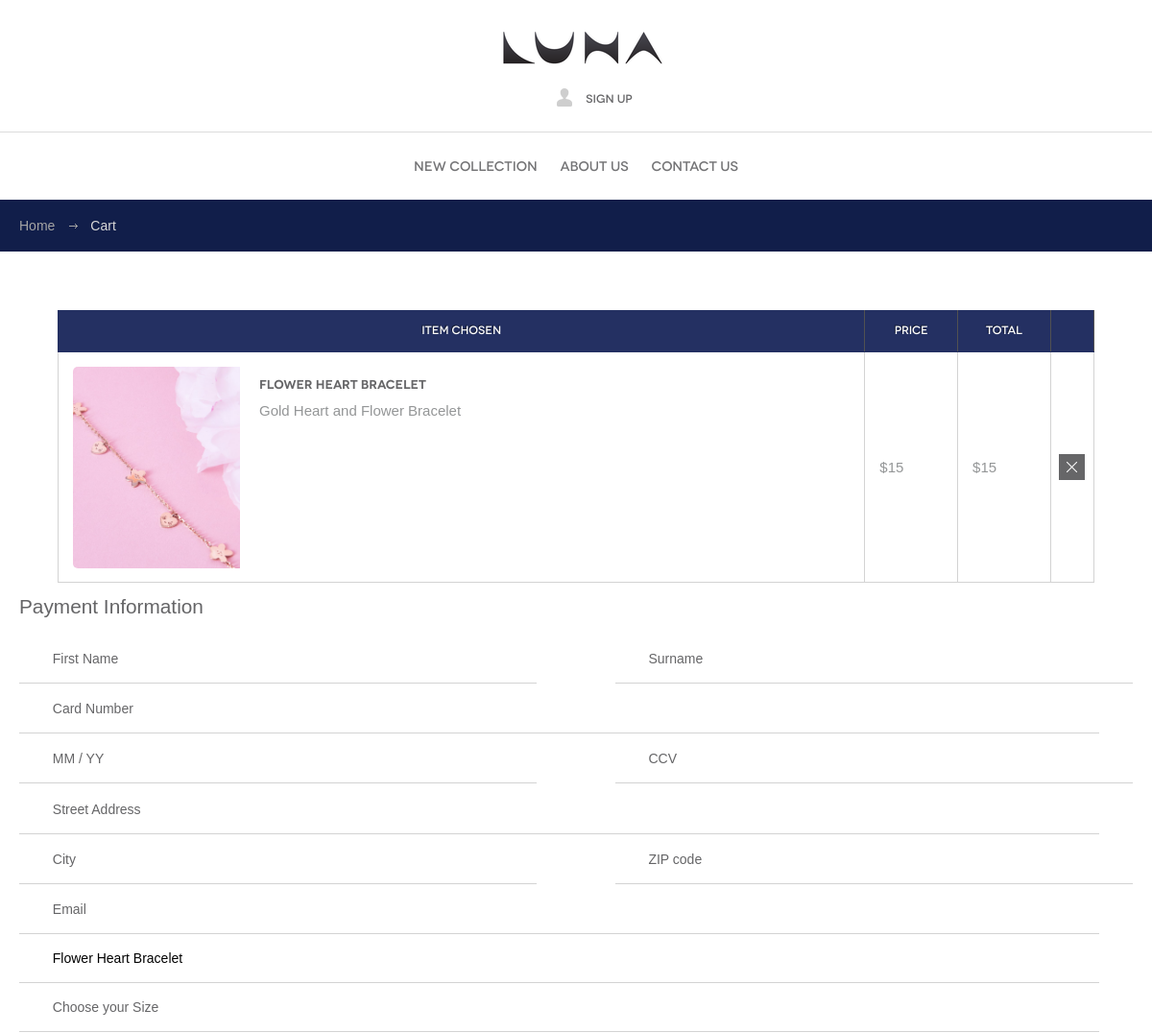
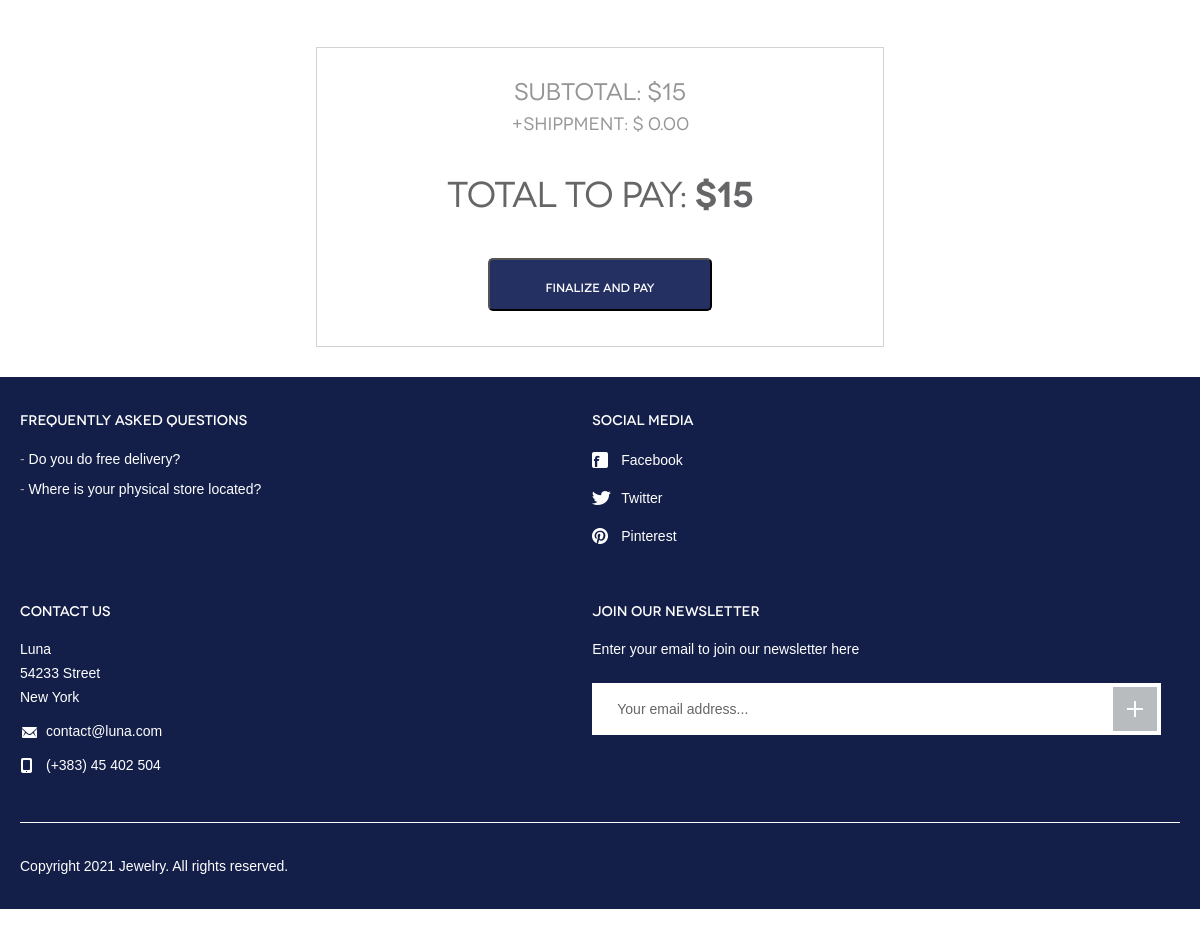
Page /view/cart.php?product=3 on the committed database (2 pictures, top to bottom).
### tables this page shows
CREATE TABLE `products` (
  `ID` int(11) NOT NULL,
  `ProductName` varchar(50) NOT NULL,
  `ProductText` varchar(50) NOT NULL,
  `Price` varchar(50) NOT NULL
);

### repository/productsRepo.php (called while the page is built, shortened)
<?php
	class productsRepo{
		private $connection;
		function __construct(){
			$connect = new DatabaseConnection;
			$this->connection = $connect->startConnection();
		}
	    function getProductById($id){
	        $connect = $this->connection;
	        $sql = "SELECT * FROM products WHERE ID='$id'";
	        $statement = $connect->query($sql);
	        $product = $statement->fetch();
	        return $product;
	    }
	}
?>

### view/cart.php (the view, shortened to what this page needs)
<!DOCTYPE html>
 <html lang="en">
<head>
	<link rel="stylesheet" media="all" href="../CSS/style.css">
    <link href="../CSS/paymentform.css" rel="stylesheet">
</head>
<body>
	<header id="header">
		<div class="container">
		<?php
        	include_once '../repository/productsRepo.php';
			$productsRepository = new productsRepo();
			if (isset($_GET['product'])) {
			$product = $productsRepository->getProductById($_GET['product']);
			} else {
			}
		?>
			<a href="../index.php" id="logo" title="Luna">Luna</a>
			<div class="right-links">
				<ul>
					<li><a href="login-register.php"><span class="ico-account"></span>Sign Up</a></li>
				</ul>
			</div>
		</div>
	</header>
	<nav id="menu">
		<div class="container">
			<ul>
				<li><a href="products.php">New collection</a></li>
				<li><a href="team.php">About Us</a></li>
				<li><a href="Contactus.php">Contact Us</a></li>
			</ul>
		</div>
	</nav>
	<div id="breadcrumbs">
		<div class="container">
			<ul>
				<li><a href="#">Home</a></li>
				<li>Cart</li>
			</ul>
		</div>
	</div>
	<div id="body">
	<div id="content" class="full">
				<div class="cart-table">
					<table style="width:90%;margin-left:60px">
						<tr>
							<th class="items">Item Chosen</th>
							<th class="price">Price</th>
							<th class="total">Total</th>
							<th class="delete"></th>
						</tr>
						<tr>
							<td class="items">
								<div class="image">
									<img src="../Project/<?=$product['ID']?>.jpg" class="product-images" alt="">
								</div>
								<h3><a href="#"><?=$product['ProductName']?></a></h3>
								<p><?=$product['ProductText']?></p>
							</td>
							<td class="price">$<?=$product['Price']?></td>
							<td class="total">$<?=$product['Price']?></td>
							<td class="delete"><a href="products.php" class="ico-del"></a></td>
						</tr>
					</table>
				</div>
			</div>
		<div class="container">
		<form action="<?php echo $_SERVER['PHP_SELF'] ?>" method="post">
    		<div class="form-container">
        	<h1>Payment Information</h1>
          <input id="column-left" type="text" name="Name" placeholder="First Name"/>
          <input id="column-right" type="text" name="Surname" placeholder="Surname"/>
          <input id="input-field" type="text" name="CardNo" placeholder="Card Number"/>
          <input id="column-left" type="text" name="Expiry" placeholder="MM / YY"/>
          <input id="column-right" type="text" name="CCV" placeholder="CCV"/>
          <input id="input-field" type="text" name="Address" required="required" autocomplete="on" maxlength="45" placeholder="Street Address"/>
          <input id="column-left" type="text" name="City" required="required" autocomplete="on" maxlength="20" placeholder="City"/>
          <input id="column-right" type="text" name="ZipCode" required="required" autocomplete="on" pattern="[0-9]*" maxlength="5" placeholder="ZIP code"/>
          <input id="input-field" type="email" name="Email" required="required" autocomplete="on" maxlength="40" placeholder="Email"/>
          <input type="text" id="clothes" name="Product" placeholder="Choose your Product" required="required" value="<?=$product['ProductName']?>" />
                <input list="Size" type="text" id="clothes" name="Size" placeholder="Choose your Size" required="required" />
			<div class="total-count">
					<h4>Subtotal: $<?=$product['Price']?></h4>
					<p>+shippment: $	0.00</p>
					<h3>Total to pay: <strong>$<?=$product['Price']?></strong></h3>
					<button id="input-button" type="submit" name="paymentButton" value="Submit" class="btn-grey">Finalize and pay</button>
				</div>
		</form>
		</div>
	</div>
	<footer id="footer">
		<div class="container">
			<div class="cols">
				<div class="col">
					<h3>Frequently Asked Questions</h3>
					<ul>
						<li><a href="#">Do you do free delivery? </a></li>
						<li><a href="#">Where is your physical store located?</a></li>
					</ul>
				</div>
				<div class="col media">
					<h3>Social media</h3>
					<ul class="social">
						<li><a href="#"><span class="ico ico-fb"></span>Facebook</a></li>
						<li><a href="#"><span class="ico ico-tw"></span>Twitter</a></li>
						<li><a href="#"><span class="ico ico-pi"></span>Pinterest</a></li>
					</ul>
				</div>
				<div class="col contact">
					<h3>Contact us</h3>
					<p>Luna<br>54233 Street<br>New York</p>
					<p><span class="ico ico-em"></span><a href="#">contact@luna.com</a></p>
					<p><span class="ico ico-ph"></span>(+383) 45 402 504</p>
				</div>
				<div class="col newsletter">
					<h3>Join our newsletter</h3>
					<p>Enter your email to join our newsletter here</p>
					<form action="#">
						<input type="text" placeholder="Your email address...">
						<button type="submit"></button>
					</form>
				</div>
			</div>
			<p class="copy">Copyright 2021 Jewelry. All rights reserved.</p>
		</div>
	</footer>
</body>
</html>

### css/paymentform.css (style rules this page uses)
h1 { font-size: 1.3em; font-family: 'Orbitron', sans-serif; }
input { margin: 1px 0; padding-left: 3%; font-size: 14px; font-family:'Orbitron', sans-serif; }
input[type="text"] { display: block; height: 50px; width: 97%; border: none; border-bottom: 1px solid lightgray; font-family:'Orbitron', sans-serif; }
input[type="email"] { display: block; height: 50px; width: 97%; border: none; border-bottom: 1px solid lightgray; font-family:'Orbitron', sans-serif; }
#column-left { width: 46.5%; float: left; margin-bottom: 2px; }
#column-right { width: 46.5%; float: right; }

### rows in the picture
products: ProductName "Flower Heart Bracelet", ProductText "Gold Heart and Flower Bracelet", Price "15", Product "Flower Heart Bracelet"
